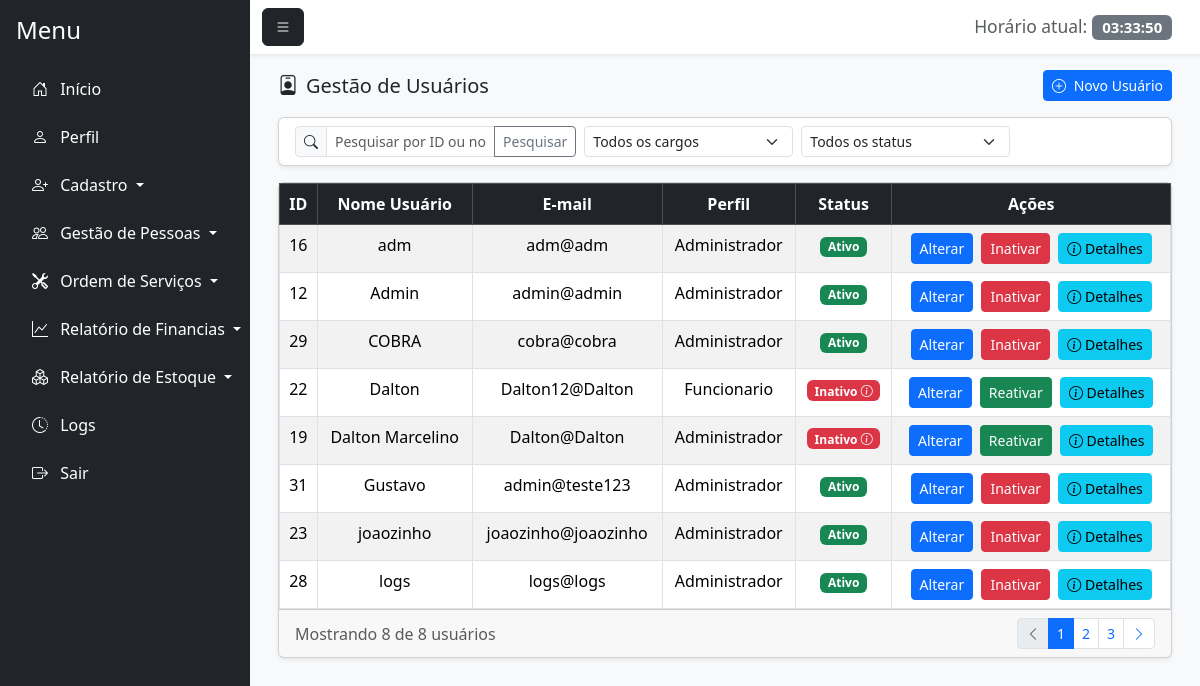
/gestao_usuario.php (signed in), run on the app's committed database.
### tables this page shows
CREATE TABLE `usuario` (
  `id_usuario` int(11) NOT NULL,
  `nome_usuario` varchar(100) NOT NULL,
  `senha` varchar(255) NOT NULL,
  `email` varchar(100) NOT NULL,
  `senha_temporaria` tinyint(1) DEFAULT 0,
  `id_perfil` int(11) NOT NULL,
  `status` enum('Ativo','Inativo') DEFAULT 'Ativo',
  `id_motivo_inatividade` int(11) DEFAULT NULL,
  `data_inatividade` date DEFAULT NULL,
  `observacao_inatividade` text DEFAULT NULL
);

CREATE TABLE `perfil` (
  `id_perfil` int(11) NOT NULL,
  `nome_perfil` varchar(100) NOT NULL
);

### gestao_usuario.php (the view, shortened to what this page needs)
<?php
    require_once 'conexao.php';
    $sql = "SELECT u.*, p.nome_perfil, m.descricao as motivo_inatividade
            FROM usuario u
            LEFT JOIN perfil p ON u.id_perfil = p.id_perfil
            LEFT JOIN motivo_inatividade m ON u.id_motivo_inatividade = m.id_motivo";
    $sql .= " ORDER BY u.nome_usuario ASC";
    $stmt = $pdo->prepare($sql);
    $stmt->execute();
    $usuarios = $stmt->fetchAll(PDO::FETCH_ASSOC);
$stmt->execute();
$usuarios = $stmt->fetchALL(PDO::FETCH_ASSOC);
?>
<!DOCTYPE html>
<html lang="pt-BR">
<head>
    <link href="https://cdn.jsdelivr.net/npm/bootstrap@5.3.7/dist/css/bootstrap.min.css" rel="stylesheet">
    <link rel="stylesheet" href="https://cdn.jsdelivr.net/npm/bootstrap-icons@1.11.1/font/bootstrap-icons.css">
    <link href="https://cdn.jsdelivr.net/npm/bootstrap-icons@1.11.1/font/bootstrap-icons.css" rel="stylesheet">
    <link rel="stylesheet" href="css/login.css">
</head>
<body class="bg-light">
    <div class="d-flex vh-100 bg-light">
        <nav id="sidebar" class="bg-dark text-white p-3" style="width: 250px;">
            <h4 class="mb-4">Menu</h4>
            <ul class="nav flex-column">
                <li class="nav-item mb-2">
                    <a href="principal.php" class="nav-link text-white"><i class="bi bi-house-door me-2"></i> Início</a>
                </li>
                <li class="nav-item mb-2">
                    <a href="perfil.php" class="nav-link text-white"><i class="bi bi-person me-2"></i> Perfil</a>
                </li>
                <li class="nav-item mb-2 dropdown">
                    <a class="nav-link text-white dropdown-toggle" href="#" id="cadastroDropdown" role="button" data-bs-toggle="dropdown" aria-expanded="false">
                        <i class="bi bi-person-plus me-2"></i> Cadastro
                    </a>
                </li>
                <li class="nav-item mb-2 dropdown">
                    <a class="nav-link text-white dropdown-toggle" href="#" id="gestaoDropdown" role="button" data-bs-toggle="dropdown" aria-expanded="false">
                        <i class="bi bi-people me-2"></i> Gestão de Pessoas
                    </a>
                </li>
                <li class="nav-item mb-2 dropdown">
                    <a class="nav-link text-white dropdown-toggle" href="#" id="ordemDropdown" role="button" data-bs-toggle="dropdown" aria-expanded="false">
                        <i class="bi bi-tools me-2"></i> Ordem de Serviços
                    </a>
                </li>
                <li class="nav-item mb-2 dropdown">
                    <a class="nav-link text-white dropdown-toggle" href="#" id="financiasDropdown" role="button" data-bs-toggle="dropdown" aria-expanded="false">
                        <i class="bi bi-graph-up me-2"></i> Relatório de Financias
                    </a>
                </li>
                <li class="nav-item mb-2 dropdown">
                    <a class="nav-link text-white dropdown-toggle" href="#" id="estoqueDropdown" role="button" data-bs-toggle="dropdown" aria-expanded="false">
                        <i class="bi bi-boxes me-2"></i> Relatório de Estoque
                    </a>
                </li>
                <li class="nav-item mb-2">
                    <a href="logs.php" class="nav-link text-white">
                        <i class="bi bi-clock-history me-2"></i> Logs
                    </a>
                </li>
                <li class="nav-item">
                    <a href="index.php" class="nav-link text-white"><i class="bi bi-box-arrow-right me-2"></i> Sair</a>
                </li>
            </ul>
        </nav>
        <div class="flex-grow-1 d-flex flex-column">
            <nav class="navbar navbar-light bg-white shadow-sm">
                <div class="container-fluid">
                    <button class="btn btn-dark" id="menu-toggle"><i class="bi bi-list"></i></button>
                    <span class="navbar-brand mb-0 h1">
                        <small class="text-muted">Horário atual:</small>
                        <span id="liveClock" class="badge bg-secondary"></span>
                    </span>
                </div>
            </nav>
            <div class="flex-grow-1 p-3" style="overflow-y: auto;">
                <div class="container-fluid">
                    <div class="d-flex justify-content-between align-items-center mb-3">
                        <h5 class="mb-0"><i class="bi bi-person-badge me-2"></i>Gestão de Usuários</h5>
                        <a href="cadastro_usuario.php" class="btn btn-primary btn-sm">
                            <i class="bi bi-plus-circle me-1"></i> Novo Usuário
                        </a>
                    </div>
                    <div class="card shadow-sm mb-3">
                        <div class="card-body py-2">
                            <form method="GET" action="gestao_usuario.php" id="filterForm">
                                <div class="row g-2">
                                    <div class="col-md-4">
                                        <div class="input-group input-group-sm">
                                            <span class="input-group-text"><i class="bi bi-search"></i></span>
                                            <input type="text" id="busca" name="busca" class="form-control"
                                                placeholder="Pesquisar por ID ou nome..."
                                                value="<?= isset($_GET['busca']) ? htmlspecialchars($_GET['busca']) : '' ?>">
                                            <button class="btn btn-outline-secondary" type="submit">Pesquisar</button>
                                        </div>
                                    </div>
                                    <div class="col-md-3">
                                        <select name="id_perfil" id="id_perfil" class="form-select form-select-sm">
                                            <option value="">Todos os cargos</option>
                                        </select>
                                    </div>
                                    <div class="col-md-3">
                                        <select name="status" id="status" class="form-select form-select-sm">
                                            <option value="">Todos os status</option>
                                        </select>
                                    </div>
                                    <div class="col-md-2">
                                    </div>
                                </div>
                            </form>
                        </div>
                    </div>
                    <div class="card shadow-sm">
                        <div class="card-body p-0">
                            <div class="table-responsive">
                                <?php if(!empty($usuarios)): ?>
                                    <table class="table table-striped table-hover table-bordered mb-0">
                                        <thead class="table-dark">
                                            <tr>
                                                <th><center>ID</center></th>
                                                <th><center>Nome Usuário</center></th>
                                                <th><center>E-mail</center></th>
                                                <th><center>Perfil</center></th>
                                                <th><center>Status</center></th>
                                                <th class="text-center">Ações</th>
                                            </tr>
                                        </thead>
                                        <tbody>
                                            <?php foreach($usuarios as $usuario): ?>
                                                <tr>
                                                    <td><center><?=htmlspecialchars($usuario['id_usuario'])?></center></td>
                                                    <td><center><?=htmlspecialchars($usuario['nome_usuario'])?></center></td>
                                                    <td><center><?=htmlspecialchars($usuario['email'])?></center></td>
                                                    <td><center><?=htmlspecialchars($usuario['nome_perfil'])?></center></td>
                                                    <td>
                                                        <center>
                                                            <?php if($usuario['status'] == 'Ativo'): ?>
                                                                <span class="badge bg-success">Ativo</span>
                                                            <?php else: ?>
                                                                <span class="badge bg-danger badge-details" onclick="mostrarDetalhesUsuario(<?=htmlspecialchars($usuario['id_usuario'])?>)">
                                                                    Inativo <i class="bi bi-info-circle"></i>
                                                                </span>
                                                            <?php endif; ?>
                                                        </center>
                                                    </td>
                                                    <td class="text-center">
                                                        <a href="#" class="btn btn-sm btn-primary me-1" onclick="carregarDadosUsuario(<?=htmlspecialchars($usuario['id_usuario'])?>)">Alterar</a>
                                                        <?php if($usuario['status'] == 'Ativo'): ?>
                                                            <a href="inativar_usuario.php?id=<?=htmlspecialchars($usuario['id_usuario'])?>" class="btn btn-sm btn-danger me-1">Inativar</a>
                                                        <?php else: ?>
                                                            <a href="gestao_usuario.php?id=<?=htmlspecialchars($usuario['id_usuario'])?>&acao=reativar" class="btn btn-sm btn-success me-1" onclick="return confirm('Tem certeza que deseja reativar este usuário?')">Reativar</a>
                                                        <?php endif; ?>
                                                        <button class="btn btn-sm btn-info" onclick="mostrarDetalhesUsuario(<?=htmlspecialchars($usuario['id_usuario'])?>)">
                                                            <i class="bi bi-info-circle"></i> Detalhes
                                                        </button>
                                                    </td>
                                                </tr>
                                            <?php endforeach;?>
                                        </tbody>
                                    </table>
                                <?php else: ?><br>
                                    <center><p>Nenhum usuário encontrado.</p></center>
                                <?php endif; ?>
                        </div>
                        <div class="card-footer py-2">
                            <div class="d-flex justify-content-between align-items-center">
                                <div>
                                    <span class="text-muted">Mostrando <?= count($usuarios) ?> de <?= count($usuarios) ?> usuários</span>
                                </div>
                                <nav>
                                    <ul class="pagination pagination-sm mb-0">
                                        <li class="page-item disabled">
                                            <a class="page-link" href="#"><i class="bi bi-chevron-left"></i></a>
                                        </li>
                                        <li class="page-item active">
                                            <a class="page-link" href="#">1</a>
                                        </li>
                                        <li class="page-item">
                                            <a class="page-link" href="#">2</a>
                                        </li>
                                        <li class="page-item">
                                            <a class="page-link" href="#">3</a>
                                        </li>
                                        <li class="page-item">
                                            <a class="page-link" href="#"><i class="bi bi-chevron-right"></i></a>
                                        </li>
                                    </ul>
                                </nav>
                            </div>
                        </div>
                    </div>
                </div>
            </div>
</body>
</html>

### css/login.css (style rules this page uses)
* { margin: 0; padding: 0; }
body { overflow-y: hidden; text-decoration: none !important; }

### data on the page
usuario: id_usuario "16", nome_usuario "adm", email "adm@adm", id_perfil.nome_perfil "Administrador", status "Ativo"
usuario: id_usuario "12", nome_usuario "Admin", email "admin@admin", id_perfil.nome_perfil "Administrador", status "Ativo"
usuario: id_usuario "29", nome_usuario "COBRA", email "cobra@cobra", id_perfil.nome_perfil "Administrador", status "Ativo"
usuario: id_usuario "22", nome_usuario "Dalton", email "Dalton12@Dalton", id_perfil.nome_perfil "Funcionario"
usuario: id_usuario "19", nome_usuario "Dalton Marcelino", email "Dalton@Dalton", id_perfil.nome_perfil "Administrador"
usuario: id_usuario "31", nome_usuario "Gustavo", email "admin@teste123", id_perfil.nome_perfil "Administrador", status "Ativo"
usuario: id_usuario "23", nome_usuario "joaozinho", email "joaozinho@joaozinho", id_perfil.nome_perfil "Administrador", status "Ativo"
usuario: id_usuario "28", nome_usuario "logs", email "logs@logs", id_perfil.nome_perfil "Administrador", status "Ativo"

### other printed values
count($usuarios) "8"
